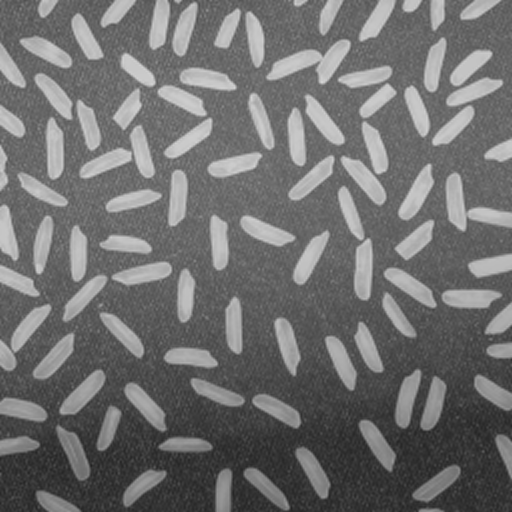
#> input picture RiceGrains.png, 512 x 512 px, found by its file name
$ python Question.py
#> lines starting #> are read from the running program, lines starting #| are printed output that depends on the picture; after the words box and inside, x2 and y2 are one past the last pixel; in counts of white or black regions, pixels touching at a corner belong together

import cv2
import numpy as np
import matplotlib.pyplot as plt
from pathlib import Path

IMAGE_PATH = "D:/Cmputer Vision/Assignments/CV_AI_F223106 Ass#3/RiceGrains.png"
IMAGE_WIDTH = 600
IMAGE_HEIGHT = 400
MIN_GRAIN_AREA = 30
FOREGROUND_RATIO = 0.35

image_path = Path(__file__).resolve().parent / IMAGE_PATH
img = cv2.imread(str(image_path))
#> img is the input picture: shape (512, 512, 3); min 33, max 214, mean 111.3

if img is None:
    raise FileNotFoundError(
        f"Image not found: {image_path}\n"
        "Place rice.png in the same folder as this Python file."
    )

img = cv2.resize(img, (IMAGE_WIDTH, IMAGE_HEIGHT))
#> img: shape (400, 600, 3)
original = img.copy()
gray = cv2.cvtColor(img, cv2.COLOR_BGR2GRAY)

binary = cv2.adaptiveThreshold(
    gray,
    255,
    cv2.ADAPTIVE_THRESH_GAUSSIAN_C,
    cv2.THRESH_BINARY_INV,
    21,
    5
)
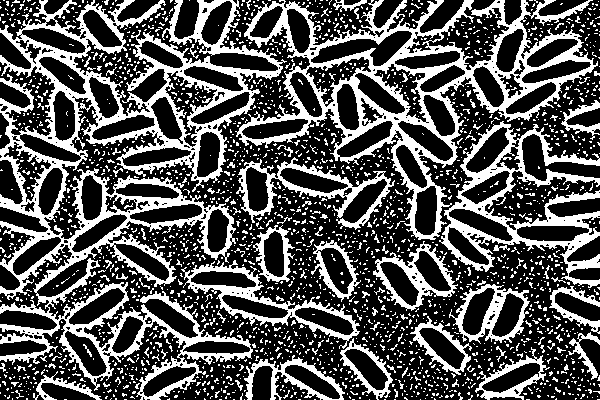
#> binary: shape (400, 600); 32.9% white; 2114 white regions (2020 under 20 px), largest, box (x1, y1, x2, y2) and area: (0, 0, 287, 400) 28507, (235, 0, 598, 240) 16154, (439, 121, 600, 288) 6758

kernel = np.ones((3, 3), np.uint8)

opened = cv2.morphologyEx(
    binary,
    cv2.MORPH_OPEN,
    kernel,
    iterations=1
)
#> opened: shape (400, 600); 24.1% white; 250 white regions (116 under 20 px), largest, box (x1, y1, x2, y2) and area: (238, 0, 498, 240) 8849, (485, 0, 594, 112) 2637, (17, 30, 126, 155) 2509

cleaned = cv2.morphologyEx(
    opened,
    cv2.MORPH_CLOSE,
    kernel,
    iterations=1
)
#> cleaned: shape (400, 600); 25.2% white; 122 white regions (71 under 20 px), largest, box (x1, y1, x2, y2) and area: (238, 0, 597, 240) 13568, (0, 0, 283, 182) 10761, (443, 122, 600, 273) 4934

sure_background = cv2.dilate(cleaned, kernel, iterations=2)
#> sure_background: shape (400, 600); 50% white; 152 black regions (23 under 20 px), largest, box (x1, y1, x2, y2) and area: (37, 31, 600, 400) 47084, (0, 324, 190, 400) 5545, (513, 0, 600, 158) 4716

distance = cv2.distanceTransform(cleaned, cv2.DIST_L2, 5)

if distance.max() == 0:
    raise ValueError(
        "No grains detected. Check the image and threshold settings."
    )

_, sure_foreground = cv2.threshold(
    distance,
    FOREGROUND_RATIO * distance.max(),
    255,
    cv2.THRESH_BINARY
)
#> sure_foreground: shape (400, 600) float32; 4.6% white; 773 white regions (654 under 20 px), largest, box (x1, y1, x2, y2) and area: (484, 294, 504, 328) 262, (531, 211, 597, 225) 258, (39, 47, 74, 67) 204

sure_foreground = sure_foreground.astype(np.uint8)
unknown = cv2.subtract(sure_background, sure_foreground)
#> unknown: shape (400, 600); 45.4% white; 50 white regions, largest, box (x1, y1, x2, y2) and area: (0, 0, 600, 400) 81264, (183, 259, 396, 399) 5684, (225, 160, 392, 230) 4290

number_of_markers, markers = cv2.connectedComponents(sure_foreground)
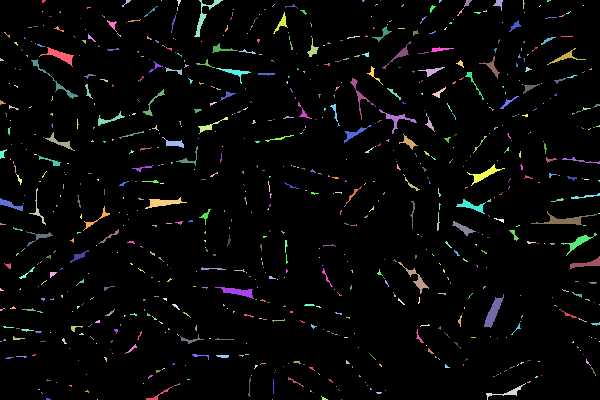
#> markers: shape (400, 600) int32; 774 distinct labels, from 0 to 773; one colour per label, 0 black
#> number_of_markers = 774

markers = markers + 1
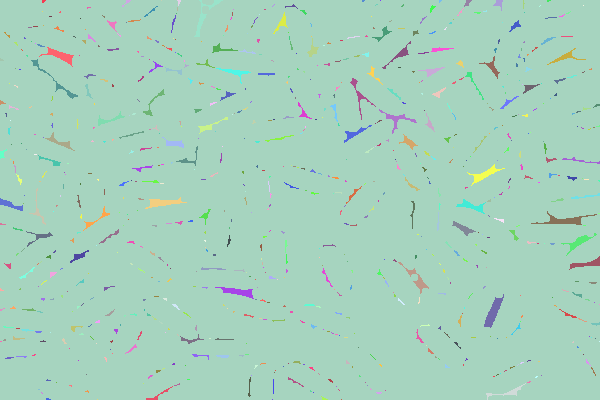
#> markers: shape (400, 600) int32; 774 distinct labels, from 1 to 774; one colour per label, 0 black
markers[unknown == 255] = 0
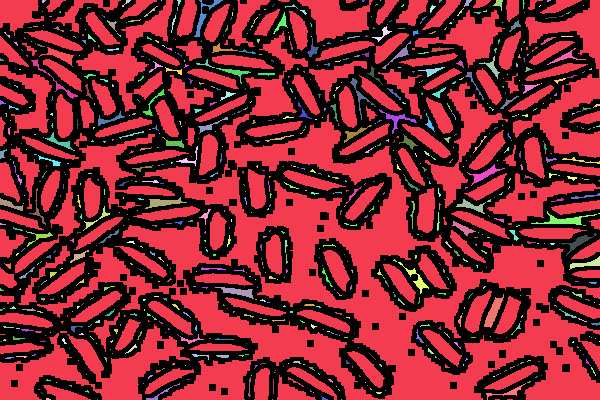
#> markers: shape (400, 600) int32; 775 distinct labels, from 0 to 774; one colour per label, 0 black

markers = cv2.watershed(original, markers)
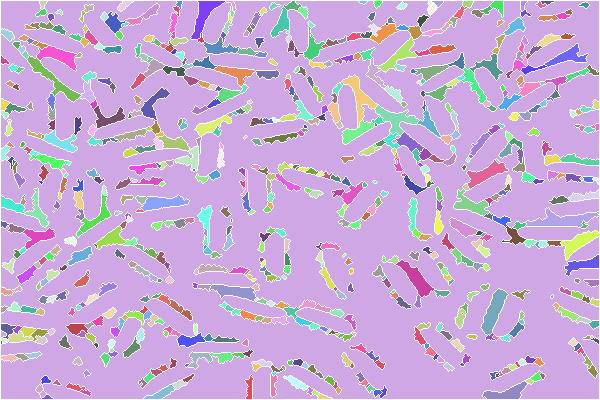
#> markers: shape (400, 600) int32; 768 distinct labels, from -1 to 771; one colour per label, 0 black, -1 white

result = original.copy()
grain_count = 0

for label in np.unique(markers):
    if label <= 1:
        continue

    region = np.uint8(markers == label)
    area = cv2.countNonZero(region)

    if area < MIN_GRAIN_AREA:
        continue

    x, y, w, h = cv2.boundingRect(region)
    grain_count += 1

    cv2.rectangle(
        result,
        (x, y),
        (x + w, y + h),
        (0, 255, 0),
        1
    )

    cv2.putText(
        result,
        str(grain_count),
        (x, max(y - 4, 12)),
        cv2.FONT_HERSHEY_SIMPLEX,
        0.4,
        (0, 0, 255),
        1
    )
#> this loop made 768 passes
#> (label, area, x, y, w, h) on passes 8 to 10: (9, 37, 432, 1, 11, 6), (10, 51, 463, 1, 10, 7), (11, 103, 490, 1, 13, 16)
#> region: shape (400, 600); values 0 (black) and 1 (white), 0.01% white; 1 white region, box (x1, y1, x2, y2) and area: (42, 395, 53, 399) 26
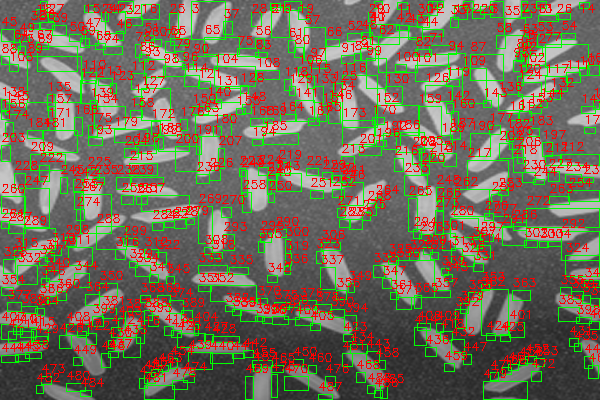
#> result: shape (400, 600, 3); mean B, G, R 87.9, 110.9, 115
#> after the loop, grain_count = 487

result[markers == -1] = [0, 0, 255]

cv2.putText(
    result,
    f"Detected grains: {grain_count}",
    (10, 25),
    cv2.FONT_HERSHEY_SIMPLEX,
    0.7,
    (0, 0, 255),
    2
)

plt.figure(figsize=(12, 9))

plt.subplot(2, 2, 1)
plt.imshow(cv2.cvtColor(original, cv2.COLOR_BGR2RGB))
plt.title("Original Image")
plt.axis("off")

plt.subplot(2, 2, 2)
plt.imshow(binary, cmap="gray")
plt.title("Adaptive Thresholding")
plt.axis("off")

plt.subplot(2, 2, 3)
plt.imshow(cleaned, cmap="gray")
plt.title("Morphologically Processed Image")
plt.axis("off")

plt.subplot(2, 2, 4)
plt.imshow(cv2.cvtColor(result, cv2.COLOR_BGR2RGB))
plt.title(f"Final Result - Count: {grain_count}")
plt.axis("off")

plt.tight_layout()
plt.show()
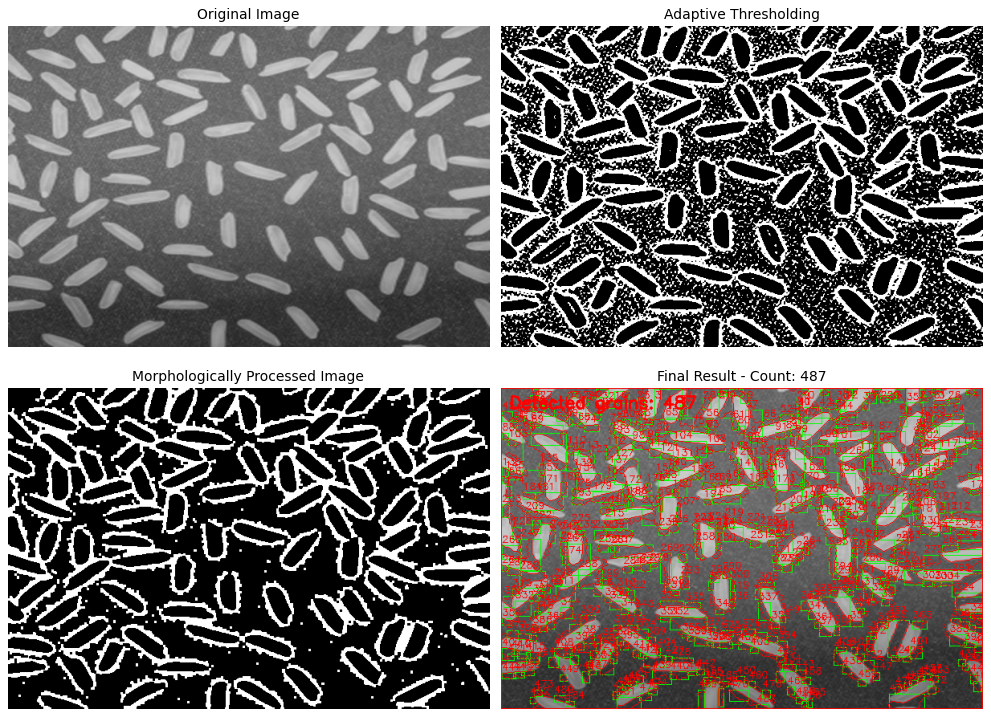
#> figure drawn by matplotlib, 4 panels

print("Detected grain regions:", grain_count)
#| Detected grain regions: 487
print("Note: touching grains may still be counted incorrectly.")
